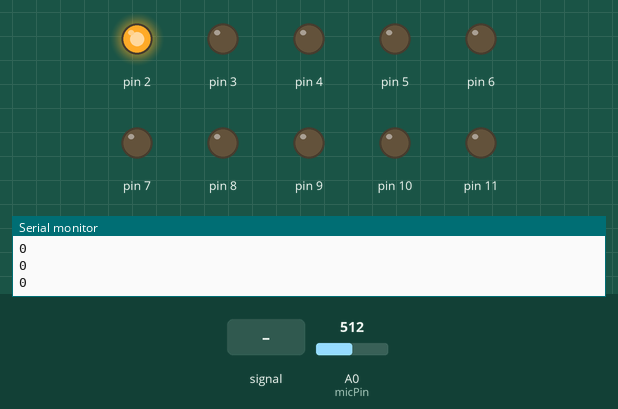
Recording of a sketch running on a simulated Arduino Uno, built with avr-gcc and run on an emulated ATmega328P. Parts: output pins drawn as LEDs (lit = HIGH), the last lines printed to the serial monitor. Inputs (shaded band) come from the test bench; at power-on: A0 (micPin) = 512.

Above: at 1.2 s.
1.3 s: A0 (micPin) fed a 200 Hz sine of ±81 counts around its level
At 2.5 s:
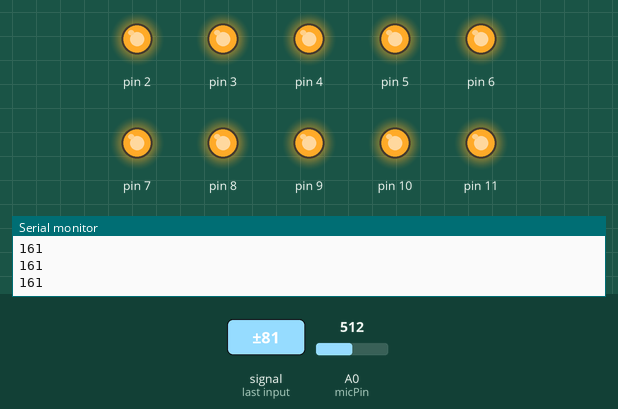
2.8 s: A0 (micPin) set to 716
At 3.3 s:
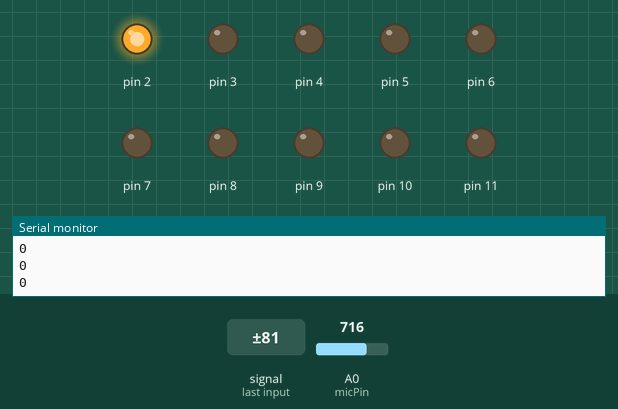
Timing chart, 0 to 5.8 s (numbered marks = the images above; inputs shaded):
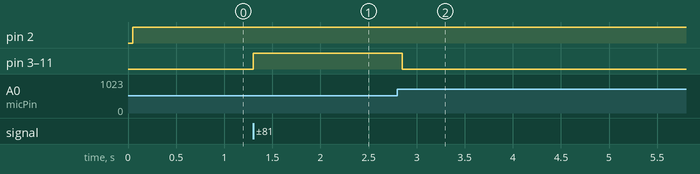

The sketch:

audio_visualizer.ino
```cpp
int micPin = A0;

const int sampleWindow = 50;
unsigned int sample;

void setup() {
  // put your setup code here, to run once:
  Serial.begin(9600);
  pinMode(micPin, INPUT);
  for (int i = 0; i < 10; i++) {  //Setter opp alle LED
    pinMode(i+2, OUTPUT);
  }


}

void loop() {
  // put your main code here, to run repeatedly:
   unsigned long startMillis = millis();  // Start of sample window
   unsigned int peakToPeak = 0;   // peak-to-peak level

   unsigned int signalMax = 0;
   unsigned int signalMin = 1024;

   // collect data for 50 mS
   while (millis() - startMillis < sampleWindow)
   {
      sample = analogRead(0);
      if (sample < 1024)  // toss out spurious readings
      {
         if (sample > signalMax)
         {
            signalMax = sample;  // save just the max levels
         }
         else if (sample < signalMin)
         {
            signalMin = sample;  // save just the min levels
         }
      }
   }
   peakToPeak = signalMax - signalMin;  // max - min = peak-peak amplitude
   int volts = ((peakToPeak * 3.3) / 0.1024)/32.23;  // convert to volts

   Serial.println(volts);

   for (int j = 0; j < 10; j++) {
     if (volts >= j) {
      digitalWrite(j+2, HIGH);
     }
   else {
      digitalWrite(j+2, LOW);
   }
   }
}
```

Measured:
- after the input at 1.3 s, pin 3–11: LOW → HIGH at once
- after the input at 2.8 s, pin 3–11: HIGH → LOW after 0.05 s
